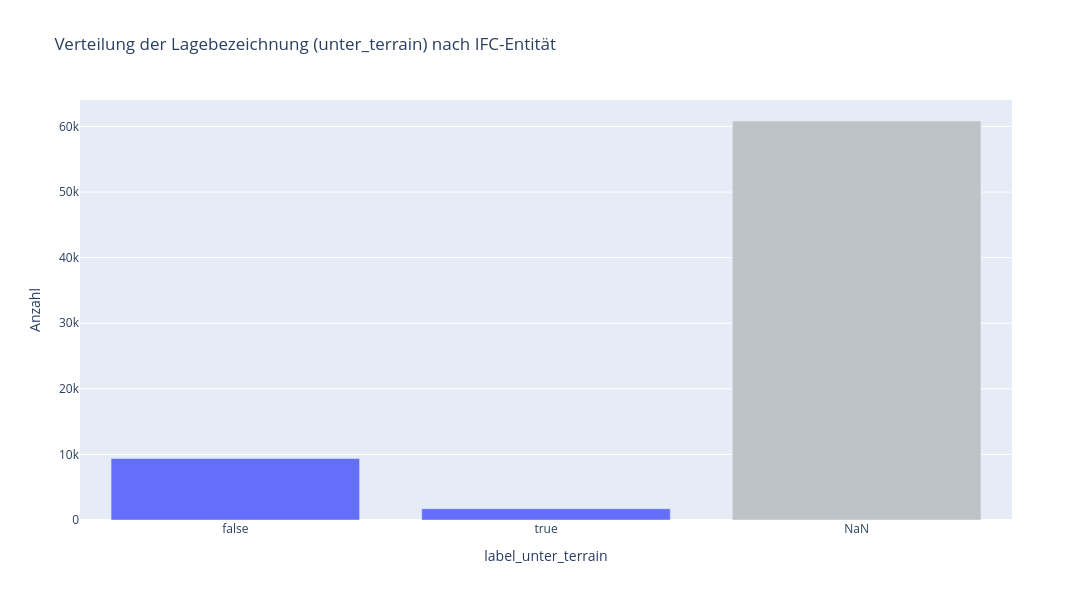

Notebook code for this chart:
### Markdown cell above
### 2.2.5 Distribution of unter Terrain

### Code cell
# show distribution of unter_terrain
plot_label_distribution(df, "label_unter_terrain", plot_title="Verteilung der Lagebezeichnung (unter_terrain) nach IFC-Entität")

### Figure 1 — Plotly figure (JSON) as saved in the notebook; plotly's stock layout.template omitted (floating-point values rounded to 4 significant figures)
{"data": [{"hovertemplate": "%{x}<br>Anzahl: %{y:,}<extra></extra>", "marker": {"color": ["#636EFA", "#636EFA", "#bdc3c7"]}, "type": "bar", "x": ["false", "true", "NaN"], "y": [9367, 1720, 60835]}], "layout": {"height": 600, "title": {"text": "Verteilung der Lagebezeichnung (unter_terrain) nach IFC-Entität"}, "width": 1400, "xaxis": {"title": {"text": "label_unter_terrain"}}, "yaxis": {"title": {"text": "Anzahl"}}}}
